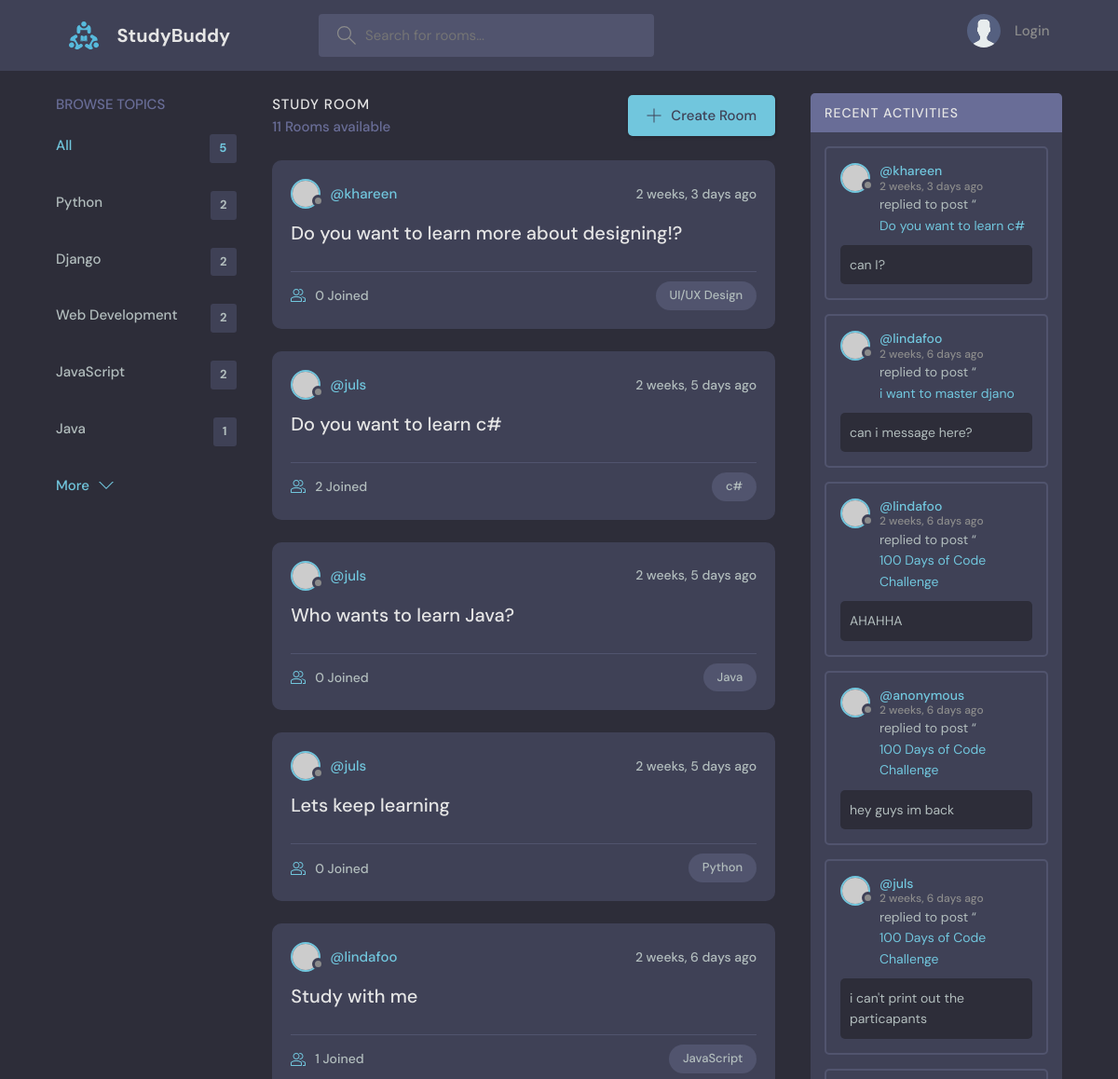
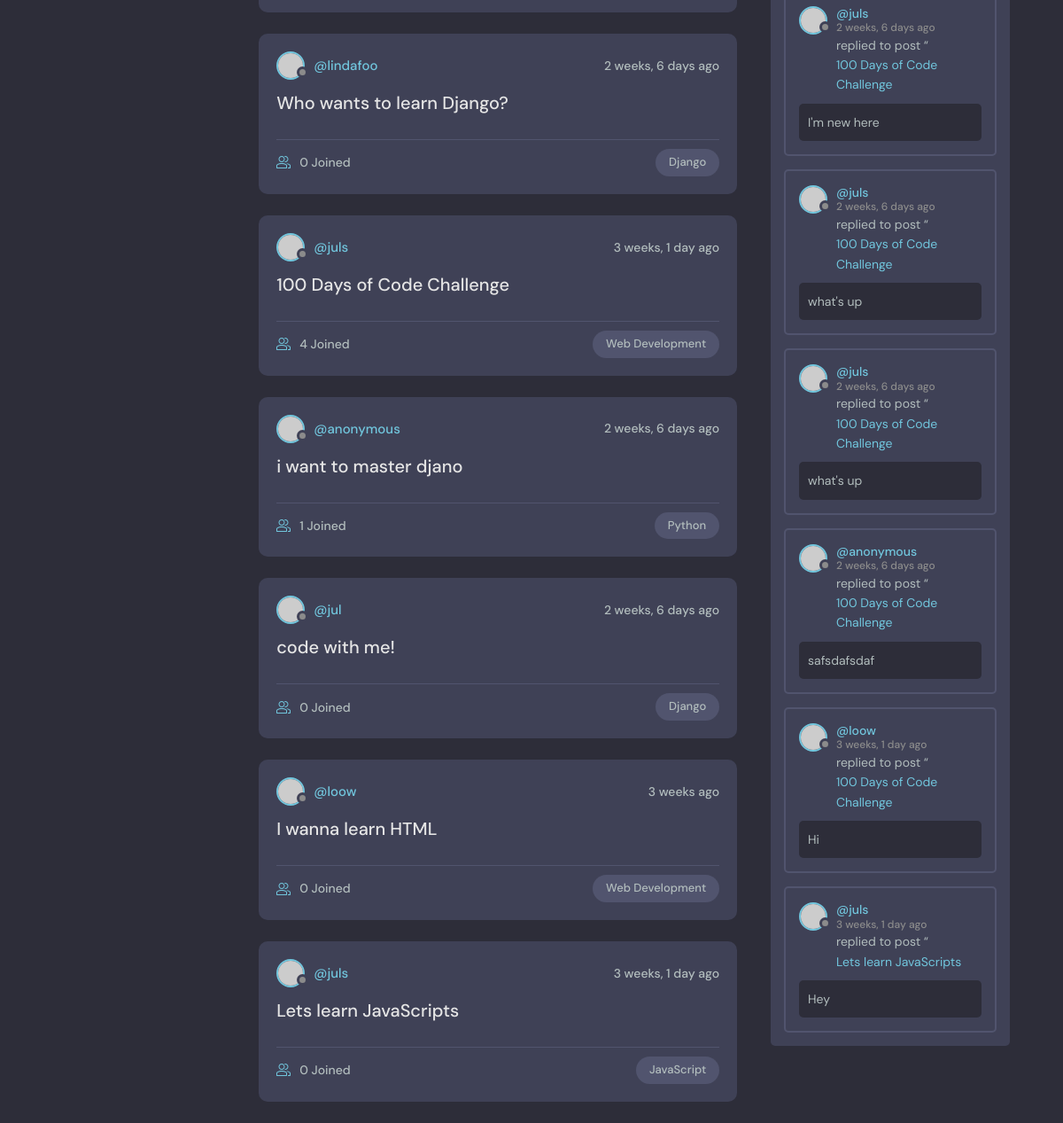
The page / on the database its author committed (2 pictures, top to bottom).
### base/models.py (models this page shows, shortened)
class Topic(models.Model):
    name = models.CharField(max_length=200)

class Room(models.Model):
    host = models.ForeignKey(User, on_delete=models.SET_NULL, null=True)
    topic = models.ForeignKey(Topic, on_delete=models.SET_NULL, null=True)
    name = models.CharField(max_length=200)
    description = models.TextField(null=True, blank=True)
    participants = models.ManyToManyField(User, related_name='participants', blank=True)
    updated = models.DateTimeField(auto_now=True)
    created = models.DateTimeField(auto_now_add=True)
    class Meta:
        ordering = ['-updated', '-created']
    def __str__(self):
        return self.name

class Message(models.Model):
    user = models.ForeignKey(User, on_delete=models.CASCADE)
    room = models.ForeignKey(Room, on_delete=models.CASCADE)
    body = models.TextField()
    updated = models.DateTimeField(auto_now=True)
    created = models.DateTimeField(auto_now_add=True)
    class Meta:
        ordering = ['-updated', '-created']

### base/views.py (the view)
# urls.py: path('', views.home, name='home'),
def home(request):
    q = request.GET.get('q') if request.GET.get('q') != None else ''
    rooms = Room.objects.filter(
        Q(topic__name__icontains=q) |
        Q(name__icontains=q) |
        Q(description__icontains=q)
        )
    topics = Topic.objects.all()[0:5]
    room_messages = Message.objects.filter(Q(room__topic__name__icontains=q))
    room_count = rooms.count()
    context = { 'rooms': rooms, 'topics': topics, 'room_count': room_count, 'room_messages': room_messages }
    return render(request, 'base/home.html', context)

### base/templates/base/home.html (shortened to what this page needs)
{% extends 'main.html' %}
{% block content %}
<main class="layout layout--3">
	<div class="container">
    {% include 'base/topics_components.html' %}
		<div class="roomList">
			<div class="roomList__header">
				<div>
					<h2>Study Room</h2>
					<p>{{room_count}} Rooms available</p>
				</div>
				<a class="btn btn--main" href="{% url 'create-room' %}">
					<svg
						version="1.1"
						xmlns="http://www.w3.org/2000/svg"
						width="32"
						height="32"
						viewBox="0 0 32 32"
					>
						<title>add</title>
						<path
							d="M16.943 0.943h-1.885v14.115h-14.115v1.885h14.115v14.115h1.885v-14.115h14.115v-1.885h-14.115v-14.115z"
						></path>
					</svg>
					Create Room
				</a>
			</div>
			{% include 'base/feed_component.html' %}
		</div>
		{% include 'base/activity_component.html' %}
	</div>
</main>
{% endblock content %}

### base/templates/base/topics_components.html
<div class="topics">
    <div class="topics__header">
        <h2>Browse Topics</h2>
    </div>
    <ul class="topics__list">
        <li>
            <a href="{% url 'home' %}" class="active">All <span>{{topics.count}}</span></a>
        </li>
        {% for topic in topics %}
            <li>
                <a href="{% url 'home' %}?q={{topic.name}}">{{topic.name}}<span>{{topic.room_set.all.count}}</span></a>
            </li>
        {% endfor %}
    </ul>
    <a class="btn btn--link" href="{% url 'topics' %}">
        More
        <svg
            version="1.1"
            xmlns="http://www.w3.org/2000/svg"
            width="32"
            height="32"
            viewBox="0 0 32 32"
        >
            <title>chevron-down</title>
            <path d="M16 21l-13-13h-3l16 16 16-16h-3l-13 13z"></path>
        </svg>
    </a>
</div>

### base/templates/base/feed_component.html (shortened to what this page needs)
{% for room in rooms %}
<div class="roomListRoom">
    <div class="roomListRoom__header">
        <a href="{% url 'profile' room.host.id %}" class="roomListRoom__author">
            <div class="avatar avatar--small">
                <img src="https://randomuser.me/api/portraits/women/11.jpg" />
            </div>
            <span>@{{room.host.username}}</span>
        </a>
        <div class="roomListRoom__actions">
            <span>{{room.created|timesince}} ago</span>
        </div>
    </div>
    <div class="roomListRoom__content">
        <a href="{% url 'room' room.id %}">{{room.name}}</a>
    </div>
    <div class="roomListRoom__meta">
        <a href="{% url 'room' room.id %}" class="roomListRoom__joined">
            {{room.participants.all.count}} Joined
        </a>
        <p class="roomListRoom__topic">{{room.topic.name}}</p>
    </div>
</div>
{% endfor %}

### base/templates/base/activity_component.html (shortened to what this page needs)
<div class="activities">
    <div class="activities__header">
        <h2>Recent Activities</h2>
    </div>
    {% for message in room_messages %}
    <div class="activities__box">
        <div class="activities__boxHeader roomListRoom__header">
            <a href="{% url 'profile' message.user.id %}" class="roomListRoom__author">
                <div class="avatar avatar--small">
                    <img src="https://randomuser.me/api/portraits/women/11.jpg" />
                </div>
                <p>
                    @{{message.user}}
                    <span>{{message.created|timesince}} ago</span>
                </p>
            </a>
        </div>
        <div class="activities__boxContent">
            <p>
                replied to post “<a href="{% url 'room' message.room.id %}">{{message.room}}</a>
            </p>
            <div class="activities__boxRoomContent">
                {{message.body}}
            </div>
        </div>
    </div>
    {% endfor %}
</div>

### rows shown on the page
Topic: name "Python", room_set.all.count "2"
Topic: name "Django", room_set.all.count "2"
Topic: name "Web Development", room_set.all.count "2"
Topic: name "JavaScript", room_set.all.count "2"
Topic: name "Java", room_set.all.count "1"
Room: host.username "khareen", created "2 weeks, 3 days", name "Do you want to learn more about designing!?", participants.all.count "0", topic.name "UI/UX Design"
Room: host.username "juls", created "2 weeks, 5 days", name "Do you want to learn c#", participants.all.count "2", topic.name "c#"
Room: host.username "juls", created "2 weeks, 5 days", name "Who wants to learn Java?", participants.all.count "0", topic.name "Java"
Room: host.username "juls", created "2 weeks, 5 days", name "Lets keep learning", participants.all.count "0", topic.name "Python"
Room: host.username "lindafoo", created "2 weeks, 6 days", name "Study with me", participants.all.count "1", topic.name "JavaScript"
Room: host.username "lindafoo", created "2 weeks, 6 days", name "Who wants to learn Django?", participants.all.count "0", topic.name "Django"
Room: host.username "juls", created "3 weeks, 1 day", name "100 Days of Code Challenge", participants.all.count "4", topic.name "Web Development"
Room: host.username "anonymous", created "2 weeks, 6 days", name "i want to master djano", participants.all.count "1", topic.name "Python"
Room: host.username "jul", created "2 weeks, 6 days", name "code with me!", participants.all.count "0", topic.name "Django"
Room: host.username "loow", created "3 weeks", name "I wanna learn HTML", participants.all.count "0", topic.name "Web Development"
Room: host.username "juls", created "3 weeks, 1 day", name "Lets learn JavaScripts", participants.all.count "0", topic.name "JavaScript"
Message: user "khareen", created "2 weeks, 3 days", room "Do you want to learn c#", body "can I?"
Message: user "lindafoo", created "2 weeks, 6 days", room "i want to master djano", body "can i message here?"
Message: user "lindafoo", created "2 weeks, 6 days", room "100 Days of Code Challenge", body "AHAHHA"
Message: user "anonymous", created "2 weeks, 6 days", room "100 Days of Code Challenge", body "hey guys im back"
Message: user "juls", created "2 weeks, 6 days", room "100 Days of Code Challenge", body "i can't print out the particapants"
Message: user "juls", created "2 weeks, 6 days", room "100 Days of Code Challenge", body "I'm new here"
Message: user "juls", created "2 weeks, 6 days", room "100 Days of Code Challenge", body "what's up"
Message: user "juls", created "2 weeks, 6 days", room "100 Days of Code Challenge", body "what's up"
Message: user "anonymous", created "2 weeks, 6 days", room "100 Days of Code Challenge", body "safsdafsdaf"
Message: user "loow", created "3 weeks, 1 day", room "100 Days of Code Challenge", body "Hi"
Message: user "juls", created "3 weeks, 1 day", room "Lets learn JavaScripts", body "Hey"

### other values the page prints
{{ topics.count }} "5"
{{ room_count }} "11"
